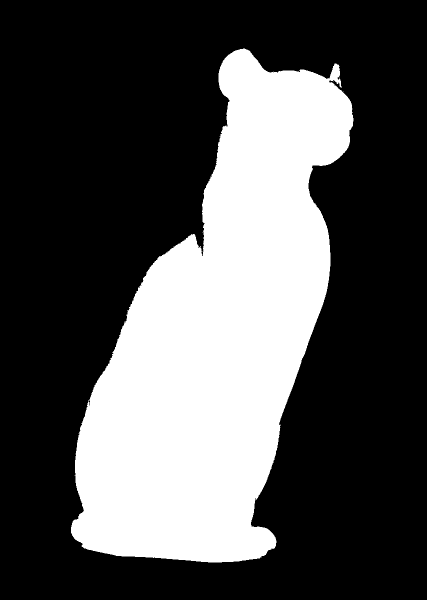
#> input picture Idol_binary.png, 854 x 1200 px (shown at 1/2 size)
$ python manhattan.py
#> lines starting #> are read from the running program, lines starting #| are printed output that depends on the picture; after the words box and inside, x2 and y2 are one past the last pixel; in counts of white or black regions, pixels touching at a corner belong together
import cv2
import numpy as np

#list of input image file
input_files = ["Idol_binary.png", "Vase_binary.png", "Flower_binary.png"]


for fname in input_files:
    #read the image in grayscale mode
    image = cv2.imread(fname, cv2.IMREAD_GRAYSCALE)
#> image: shape (1200, 854); 31.6% white; 1 white region, box (x1, y1, x2, y2) and area: (142, 97, 708, 1125) 323656
    #if the image loading fails then skip the file
    if image is None:
        continue

    #get the height and width
    h, w = image.shape
#> h = 1200; w = 854

    # Initialize distance transform (dt) matrix:
    # If pixel is background (non-zero), set to INF
    # If pixel is foreground (black, value = 0), set to 0
    INF = 9999
    dt = [[INF if image[y, x] != 0 else 0 for x in range(w)] for y in range(h)]
#> dt = 1200 items

    #step1: top-bottom and left-right
    for y in range(h):
        for x in range(w):
            if dt[y][x] != 0:
                if y > 0:
                    dt[y][x] = min(dt[y][x], dt[y-1][x] + 1)
                if x > 0:
                    dt[y][x] = min(dt[y][x], dt[y][x-1] + 1)

    #step2: bottom-top and right-left
    for y in reversed(range(h)):
        for x in reversed(range(w)):
            if dt[y][x] != 0:
                if y < h-1:
                    dt[y][x] = min(dt[y][x], dt[y+1][x] + 1)
                if x < w-1:
                    dt[y][x] = min(dt[y][x], dt[y][x+1] + 1)

    #getting the maximum distance for normalization
    max_dist = max(max(row) for row in dt if row)
#> max_dist = 201
    if max_dist == 0:
        max_dist = 1

    img = np.zeros((h, w, 3), dtype=np.uint8)
    for y in range(h):
        for x in range(w):
            #normalizing
            val = int((dt[y][x] / max_dist) * 255)
            #map distance to color
            R = val
            G = 0
            B = 255 - val
            img[y, x] = [B, G, R]
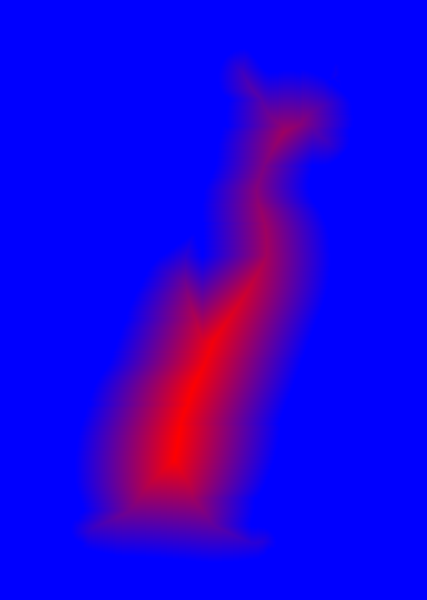
#> img: shape (1200, 854, 3) (shown at 1/2 size); mean of channels 0, 1, 2 225.6, 0, 29.4; drawn as B, G, R

    #save the output
    base = fname.split(".")[0]
    cv2.imwrite(f"{base}_distance.png", img)
#> pass 2 of the loop `for fname in input_files:`:
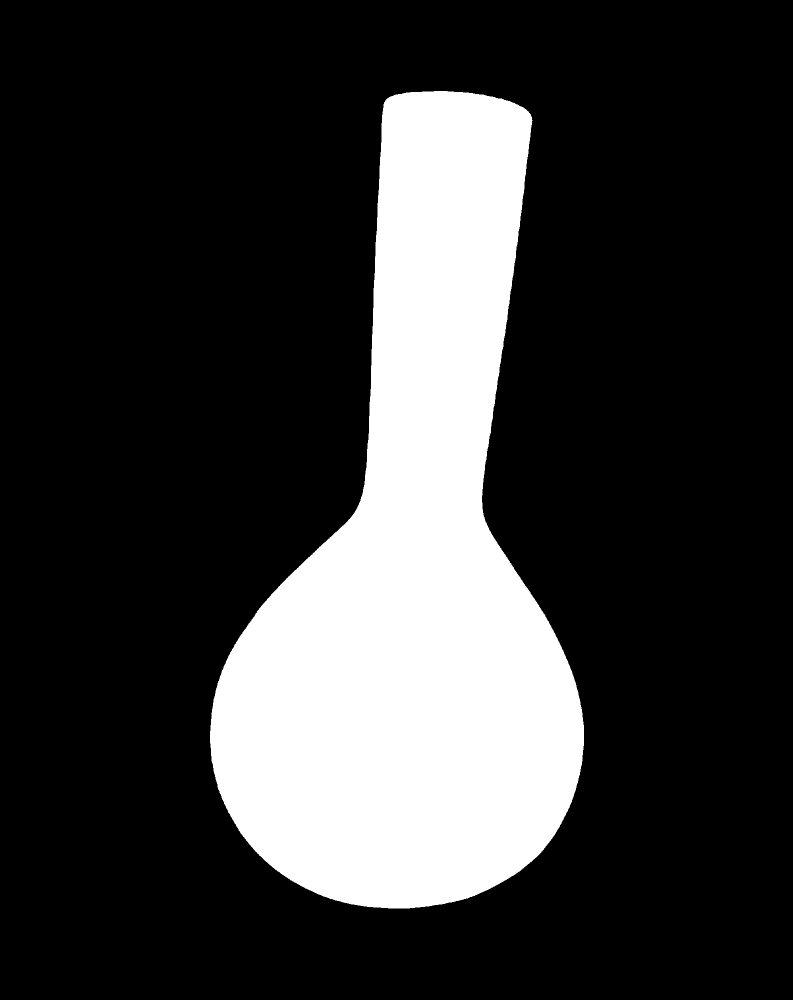
#> input picture Vase_binary.png, 1585 x 2000 px (shown at 1/2 size)
#> image: shape (2000, 1585); 21.6% white; 1 white region, box (x1, y1, x2, y2) and area: (420, 182, 1168, 1817) 683403
#> dt = 2000 items
#> max_dist = 373
#> after the loop `for y in range(h):`:
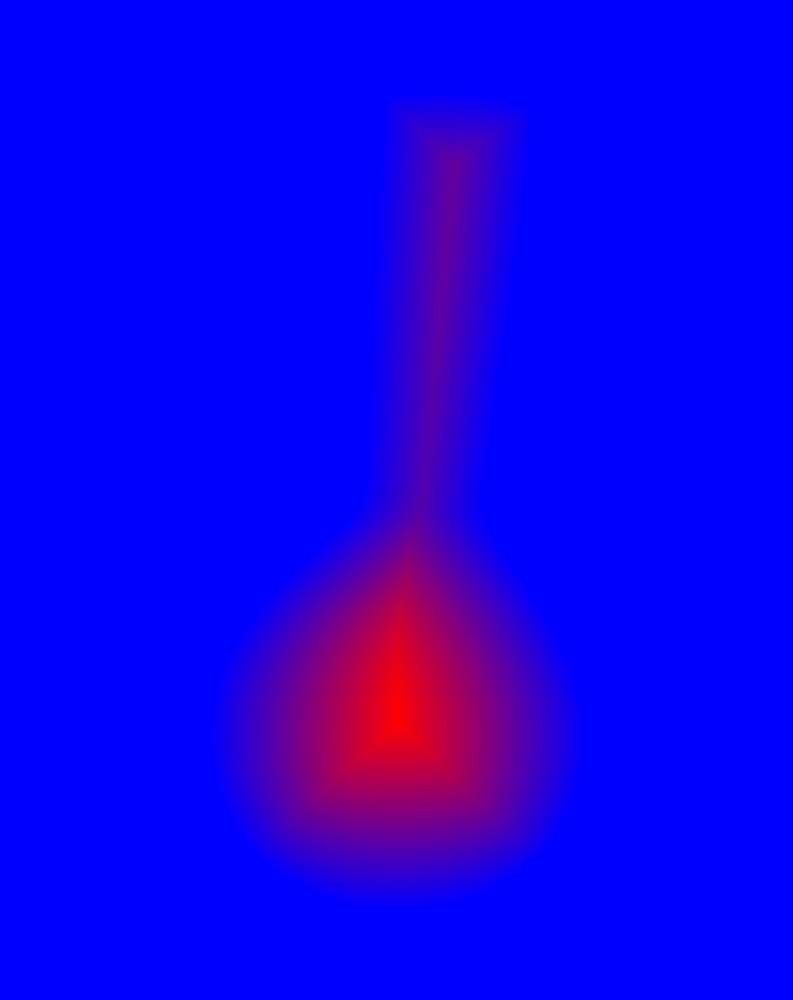
#> img: shape (2000, 1585, 3) (shown at 1/2 size); mean of channels 0, 1, 2 238.1, 0, 16.9; drawn as B, G, R
#> pass 3 of the loop `for fname in input_files:`:
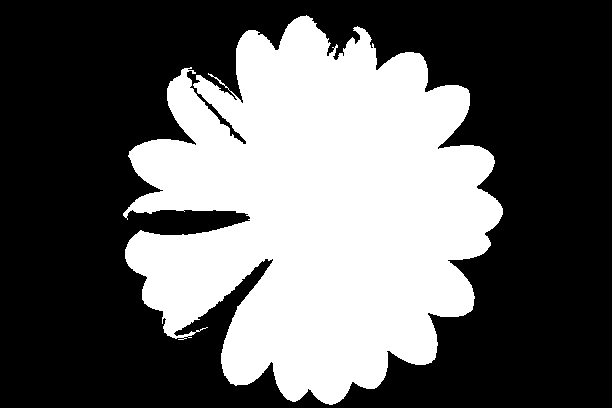
#> input picture Flower_binary.png, 612 x 408 px
#> image: shape (408, 612); 38.4% white; 1 white region, box (x1, y1, x2, y2) and area: (123, 15, 503, 405) 95993
#> dt = 408 items
#> max_dist = 128
#> after the loop `for y in range(h):`:
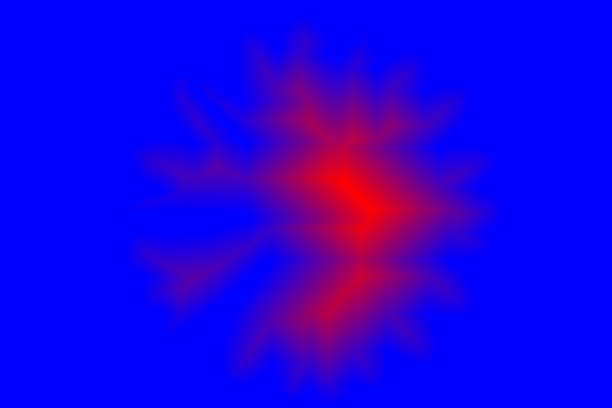
#> img: shape (408, 612, 3); mean of channels 0, 1, 2 227.5, 0, 27.5; drawn as B, G, R
